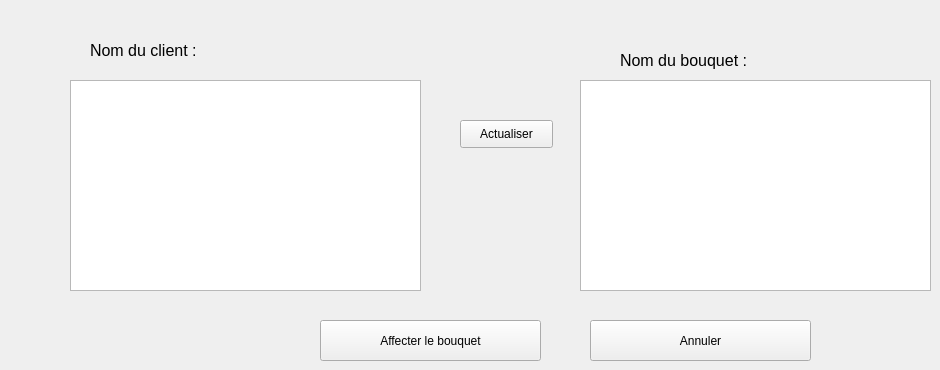
      <widget class="QWidget" name="page_21">
       <widget class="QLabel" name="label_31">
        <property name="geometry">
         <rect>
          <x>90</x>
          <y>30</y>
          <width>181</width>
          <height>41</height>
         </rect>
        </property>
        <property name="text">
         <string>&lt;html&gt;&lt;head/&gt;&lt;body&gt;&lt;p&gt;&lt;span style=&quot; font-size:12pt;&quot;&gt;Nom du client :&lt;/span&gt;&lt;/p&gt;&lt;/body&gt;&lt;/html&gt;</string>
        </property>
       </widget>
       <widget class="QPushButton" name="actua_bouquet">
        <property name="geometry">
         <rect>
          <x>460</x>
          <y>120</y>
          <width>93</width>
          <height>28</height>
         </rect>
        </property>
        <property name="styleSheet">
         <string notr="true">backgroun-color:tan;</string>
        </property>
        <property name="text">
         <string>Actualiser</string>
        </property>
       </widget>
       <widget class="QTableView" name="bouquet_bouquet">
        <property name="geometry">
         <rect>
          <x>580</x>
          <y>80</y>
          <width>351</width>
          <height>211</height>
         </rect>
        </property>
        <property name="styleSheet">
         <string notr="true">backgroun-color:beige;</string>
        </property>
       </widget>
       <widget class="QTableView" name="bouquet_client">
        <property name="geometry">
         <rect>
          <x>70</x>
          <y>80</y>
          <width>351</width>
          <height>211</height>
         </rect>
        </property>
        <property name="styleSheet">
         <string notr="true">backgroun-color:beige;</string>
        </property>
       </widget>
       <widget class="QLabel" name="label_32">
        <property name="geometry">
         <rect>
          <x>620</x>
          <y>40</y>
          <width>181</width>
          <height>41</height>
         </rect>
        </property>
        <property name="text">
         <string>&lt;html&gt;&lt;head/&gt;&lt;body&gt;&lt;p&gt;&lt;span style=&quot; font-size:12pt;&quot;&gt;Nom du bouquet :&lt;/span&gt;&lt;/p&gt;&lt;/body&gt;&lt;/html&gt;</string>
        </property>
       </widget>
       <widget class="QPushButton" name="annuler_bouquet">
        <property name="geometry">
         <rect>
          <x>590</x>
          <y>320</y>
          <width>221</width>
          <height>41</height>
         </rect>
        </property>
        <property name="styleSheet">
         <string notr="true">backgroun-color:tan;</string>
        </property>
        <property name="text">
         <string>Annuler</string>
        </property>
       </widget>
       <widget class="QPushButton" name="affecter_bouquet">
        <property name="geometry">
         <rect>
          <x>320</x>
          <y>320</y>
          <width>221</width>
          <height>41</height>
         </rect>
        </property>
        <property name="styleSheet">
         <string notr="true">backgroun-color:tan;</string>
        </property>
        <property name="text">
         <string>Affecter le bouquet</string>
        </property>
       </widget>
      </widget>
